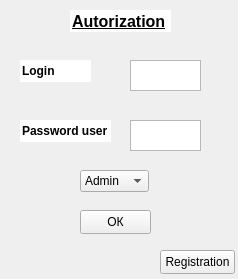
<?xml version="1.0" encoding="UTF-8"?>
<ui version="4.0">
 <class>Autorization</class>
 <widget class="QWidget" name="Autorization">
  <property name="geometry">
   <rect>
    <x>0</x>
    <y>0</y>
    <width>238</width>
    <height>279</height>
   </rect>
  </property>
  <property name="windowTitle">
   <string>Form</string>
  </property>
  <widget class="QTextEdit" name="textEdit">
   <property name="geometry">
    <rect>
     <x>130</x>
     <y>60</y>
     <width>71</width>
     <height>31</height>
    </rect>
   </property>
  </widget>
  <widget class="QLineEdit" name="lineEdit">
   <property name="geometry">
    <rect>
     <x>70</x>
     <y>10</y>
     <width>101</width>
     <height>22</height>
    </rect>
   </property>
   <property name="font">
    <font>
     <pointsize>12</pointsize>
     <bold>true</bold>
     <underline>true</underline>
    </font>
   </property>
   <property name="mouseTracking">
    <bool>true</bool>
   </property>
   <property name="text">
    <string>Autorization</string>
   </property>
   <property name="frame">
    <bool>false</bool>
   </property>
  </widget>
  <widget class="QLineEdit" name="lineEdit_2">
   <property name="geometry">
    <rect>
     <x>20</x>
     <y>60</y>
     <width>71</width>
     <height>22</height>
    </rect>
   </property>
   <property name="font">
    <font>
     <bold>true</bold>
    </font>
   </property>
   <property name="text">
    <string>Login</string>
   </property>
   <property name="frame">
    <bool>false</bool>
   </property>
  </widget>
  <widget class="QLineEdit" name="lineEdit_3">
   <property name="geometry">
    <rect>
     <x>20</x>
     <y>120</y>
     <width>91</width>
     <height>22</height>
    </rect>
   </property>
   <property name="font">
    <font>
     <bold>true</bold>
    </font>
   </property>
   <property name="text">
    <string>Password user</string>
   </property>
   <property name="frame">
    <bool>false</bool>
   </property>
  </widget>
  <widget class="QTextEdit" name="textEdit_2">
   <property name="geometry">
    <rect>
     <x>130</x>
     <y>120</y>
     <width>71</width>
     <height>31</height>
    </rect>
   </property>
  </widget>
  <widget class="QPushButton" name="pushButton">
   <property name="geometry">
    <rect>
     <x>160</x>
     <y>250</y>
     <width>75</width>
     <height>24</height>
    </rect>
   </property>
   <property name="text">
    <string>Registration</string>
   </property>
  </widget>
  <widget class="QPushButton" name="pushButton_2">
   <property name="geometry">
    <rect>
     <x>80</x>
     <y>210</y>
     <width>71</width>
     <height>24</height>
    </rect>
   </property>
   <property name="text">
    <string>ОК</string>
   </property>
  </widget>
  <widget class="QComboBox" name="comboBox">
   <property name="geometry">
    <rect>
     <x>80</x>
     <y>170</y>
     <width>69</width>
     <height>22</height>
    </rect>
   </property>
   <item>
    <property name="text">
     <string notr="true" extracomment="Выберите роль">Admin</string>
    </property>
   </item>
   <item>
    <property name="text">
     <string notr="true">User</string>
    </property>
   </item>
  </widget>
 </widget>
 <resources/>
 <connections/>
</ui>
